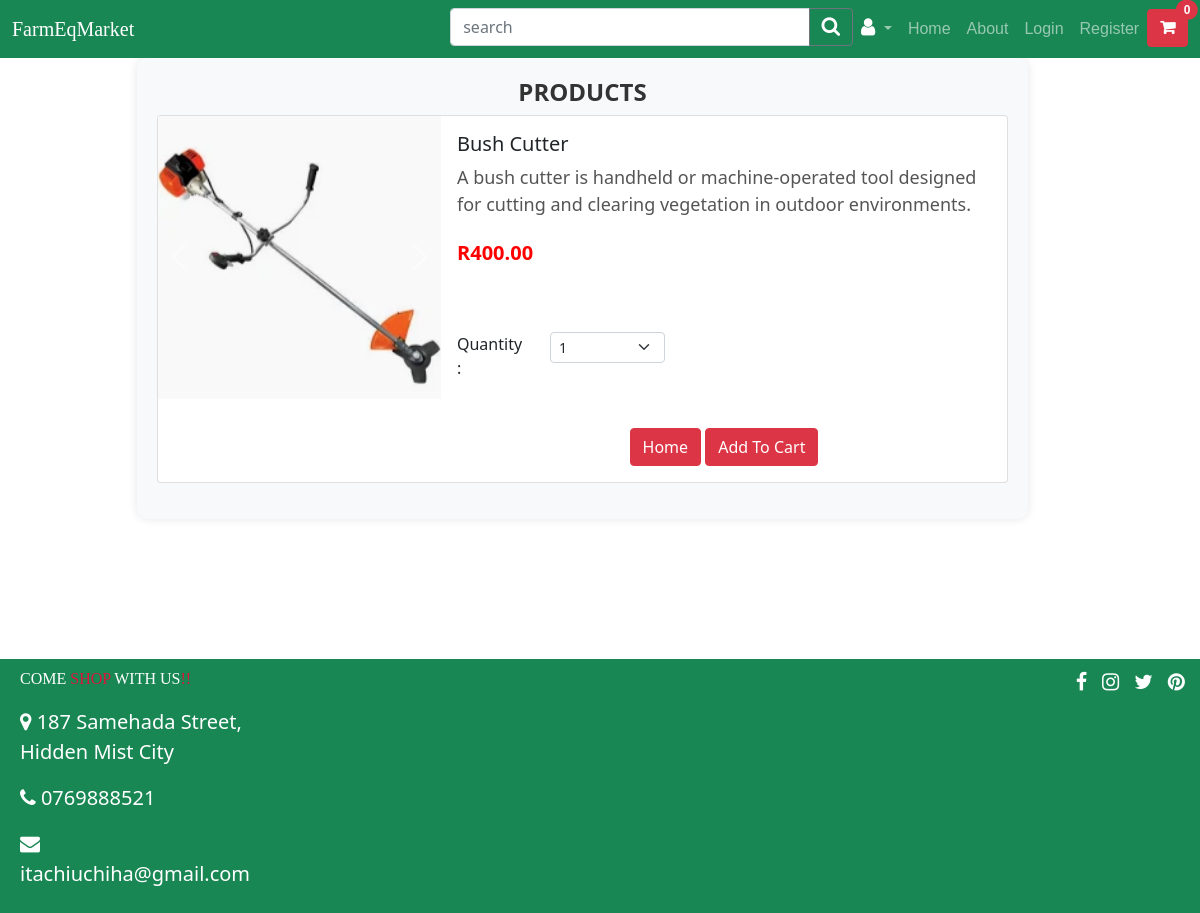
Page /product/1 on the committed database.
### ecomm/models.py (models this page shows, shortened)
class Product(models.Model):
    image = models.ImageField(upload_to='pics')
    productName = models.CharField(max_length=255)
    price = models.DecimalField(default=0, decimal_places=2, max_digits=6)
    description = models.CharField(max_length=255, default='', blank=True, null=True)
    is_sale = models.BooleanField(default=False)
    sale_price = models.DecimalField(default=0, decimal_places=2, max_digits=6)
    video = models.FileField(upload_to="video/%y")

### ecomm/views.py (the view)
# urls.py: path('product/<int:pk>', views.product, name="product"),
def product(request, pk):
    product = Product.objects.get(id=pk)
    return render(request, 'product.html', {'product': product})#,{'prods': prods})

### cart/cart.py (called while the page is built)
    def __len__(self):
        return len(self.cart)

### cart/context_processors.py (called while the page is built)
def cart(request):
    return {'cart': Cart(request)}

### ecomm/templates/product.html (shortened to what this page needs)
{% extends 'base.html' %}
{% block content %}
<div class="container">
    <div class="row justify-content-center align-items-center">
        <div class="col-md-10">
            <div class="product-container fade-in">
                <h3 class="product-title text-center">PRODUCTS</h3>
                <div class="card mb-3">
                    <div class="row g-0">
                        <div class="col-md-4">
                            <div id="carouselExampleControlsNoTouching" class="carousel slide" data-bs-touch="false" data-bs-interval="false">
                                <div class="carousel-inner">
                                  <div class="carousel-item active">
                                    <img src="{{product.image.url}}" class="d-block w-100" alt="...">
                                  </div>
                                </div>
                                <button class="carousel-control-prev" type="button" data-bs-target="#carouselExampleControlsNoTouching" data-bs-slide="prev">
                                  <span class="carousel-control-prev-icon" aria-hidden="true"></span>
                                </button>
                                <button class="carousel-control-next text-danger" type="button" data-bs-target="#carouselExampleControlsNoTouching" data-bs-slide="next">
                                  <span class="carousel-control-next-icon" aria-hidden="true"></span>
                                </button>
                              </div>
                        </div>
                        <div class="col-md-8">
                            <div class="card-body">
                                <h5 class="card-title">{{product.productName}}</h5>
                                <p class="card-text product-description">{{product.description}}</p>
                                {% if product.is_sale%}
                                <strike><p class="card-text product-price"><strong>Price:R</strong> {{product.price}}</p></strike>
                                <p class="card-text product-price"><strong>Price:R</strong> {{product.sale_price}}</p>
                                {% else %}
                                <p class="card-text product-price">R{{product.price}}</p>
                                {% endif %}
                                <br><br>
                                <div class="row">
                                    <div class="col-md-2">Quantity: </div>
                                    <div class="col-md-3">
                                        <select class="form-select form-select-sm" id="qty-cart">
                                            <option value="1">1</option>
                                        </select>
                                    </div>
                                </div>
                                <br><br>
                                <div class="text-center">
                                    <a href="{% url 'home' %}" class="btn btn-danger">Home</a>
                                    <button type="button" class="btn btn-danger" value="{{product.id}}" id="add-cart">Add To Cart</button>
                                </div>
                            </div>
                        </div>
                    </div>
                </div>
            </div>
        </div>
    </div>
<br> <br>  <br>  <br>  <br>
</div>
{% endblock %}

### ecomm/templates/product.html (style rules this page uses)
.product-container { background-color: #f8f9fa; padding: 20px; border-radius: 10px; box-shadow: 0px 0px 10px rgba(0, 0, 0, 0.1); margin-bottom: 20px; margin-right: 35px; }
.product-title { font-size: 24px; font-weight: bold; color: #333; }
.product-description { font-size: 18px; color: #555; margin-bottom: 20px; }
.product-price { font-size: 20px; font-weight: bold; color: #f00; }
.fade-in { animation: fadeIn 1s ease-in-out; }

### rows in the picture
Product: image (picture), productName "Bush Cutter", description "A bush cutter is handheld or machine-operated tool designed for cutting and clearing vegetation in outdoor environments.", price "400.00"

### other values in the picture
{{ cart|length }} "0"
